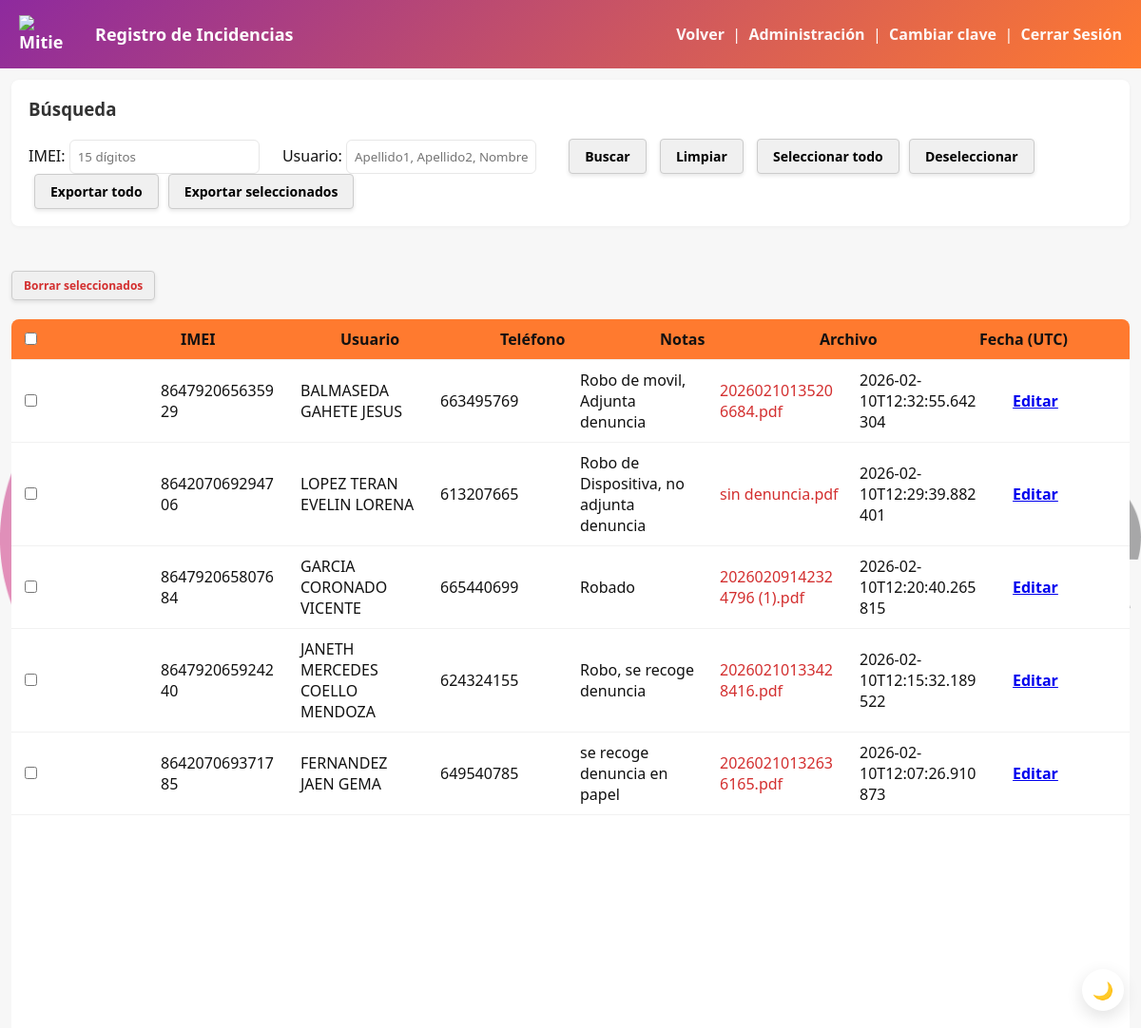
The app's page /incidents (signed in) with its own data.
### tables this page shows
CREATE TABLE incidencias (
                id INTEGER PRIMARY KEY AUTOINCREMENT,
                imei TEXT,
                usuario TEXT,
                telefono TEXT,
                notas TEXT,
                archivo_nombre TEXT,
                archivo_contenido BLOB,
                timestamp TEXT
            );

### app.py (the view)
@app.route('/incidents')
@require_permission('ver_incidencias')
def incidents():
    db = get_db()
    imei_search = request.args.get('imei', '').strip()
    usuario_search = request.args.get('usuario', '').strip()
    query = 'SELECT * FROM incidencias WHERE 1=1'
    params = []
    if imei_search:
        query += ' AND imei LIKE ?'
        params.append(f'%{imei_search}%')
    if usuario_search:
        query += ' AND usuario LIKE ?'
        params.append(f'%{usuario_search}%')
    query += ' ORDER BY timestamp DESC'
    cur = db.execute(query, params)
    incidents = cur.fetchall()
    return render_template('incidents.html', incidents=incidents, imei_search=imei_search, usuario_search=usuario_search)

### app.py (called while the page is built)
def get_db():
    db = getattr(g, '_database', None)
    if db is None:
        db = g._database = sqlite3.connect(DB_PATH)
        db.row_factory = sqlite3.Row
    return db

@login_manager.user_loader
def load_user(user_id):
    db = get_db()
    cursor = db.cursor()
    cursor.execute('SELECT id, username, rol FROM usuarios WHERE id = ? AND activo = 1', (user_id,))
    usuario = cursor.fetchone()
    if usuario:
        return User(usuario[0], usuario[1], usuario[2])
    return None

def require_permission(permiso):
    def decorator(f):
        @wraps(f)
        @login_required
        def decorated_function(*args, **kwargs):
            if not current_user.tiene_permiso(permiso):
                flash('No tienes permisos para realizar esta acción', 'error')
                return redirect(url_for('index'))
            return f(*args, **kwargs)
        return decorated_function
    return decorator

@app.teardown_appcontext
def close_connection(exception):
    db = getattr(g, '_database', None)
    if db is not None:
        db.close()

    def tiene_permiso(self, permiso):
        return permiso in ROLES_PERMISOS.get(self.rol, [])

### templates/incidents.html (shortened to what this page needs)
<!doctype html>
<html lang="es">
    <head>
        <link rel="stylesheet" href="/static/style.css">
    </head>
    <body>
        <header class="topbar">
               <h1><img src="/static/mitie_logo.png" srcset="/static/mitie_logo@2x.png 2x" class="brand-logo" alt="Mitie" width="56" decoding="async">Registro de Incidencias</h1>
            <div>
                <a class="history-link" href="/">Volver</a>
                {% if current_user.is_authenticated and current_user.tiene_permiso('administracion') %}
                  &nbsp;|&nbsp;
                  <a class="history-link" href="/administracion">Administración</a>
                {% endif %}
                &nbsp;|&nbsp;
                                {% if current_user.is_authenticated %}
                                    <a class="history-link" href="/perfil/cambiar_contrasena">Cambiar clave</a>
                                    &nbsp;|&nbsp;
                                {% endif %}
                <a class="history-link" href="/logout">Cerrar Sesión</a>
            </div>
        </header>
        <main class="container history">
            <div class="search-box">
                <h3>Búsqueda</h3>
                <form method="get" action="/incidents" style="display:inline-block;">
                    <label>IMEI: <input type="text" name="imei" value="{{ imei_search }}" pattern="\d{15}" inputmode="numeric" minlength="15" maxlength="15" placeholder="15 dígitos" title="IMEI de 15 dígitos"></label>
                    <label>Usuario: <input type="text" name="usuario" value="{{ usuario_search }}" placeholder="Apellido1, Apellido2, Nombre" title="Formato: Apellido1, Apellido2, Nombre"></label>
                    <button type="submit" style="padding:8px 16px;background:#f0f0f0;border:1px solid #ccc;border-radius:4px;cursor:pointer;box-shadow:0 2px 4px rgba(0,0,0,0.1);font-size:14px;color:#000;font-weight:bold">Buscar</button>
                    <a href="/incidents" style="margin-left:10px;padding:8px 16px;background:#f0f0f0;border:1px solid #ccc;border-radius:4px;text-decoration:none;display:inline-block;box-shadow:0 2px 4px rgba(0,0,0,0.1);font-size:14px;color:#000;font-weight:bold">Limpiar</a>
                </form>
                <button id="select-all-rows" type="button" style="margin-left:10px;padding:8px 16px;background:#f0f0f0;border:1px solid #ccc;border-radius:4px;cursor:pointer;display:inline-block;box-shadow:0 2px 4px rgba(0,0,0,0.1);font-size:14px;color:#000;font-weight:bold">Seleccionar todo</button>
                <button id="deselect-all-rows" type="button" style="margin-left:6px;padding:8px 16px;background:#f0f0f0;border:1px solid #ccc;border-radius:4px;cursor:pointer;display:inline-block;box-shadow:0 2px 4px rgba(0,0,0,0.1);font-size:14px;color:#000;font-weight:bold">Deseleccionar</button>
                <button id="export-all-btn" type="button" style="margin-left:6px;padding:8px 16px;background:#f0f0f0;border:1px solid #ccc;border-radius:4px;cursor:pointer;display:inline-block;box-shadow:0 2px 4px rgba(0,0,0,0.1);font-size:14px;color:#000;font-weight:bold" onclick="const imei = new URLSearchParams(window.location.search).get('imei'); const usuario = new URLSearchParams(window.location.search).get('usuario'); const params = new URLSearchParams(); if(imei) params.set('imei', imei); if(usuario) params.set('usuario', usuario); window.location.href = '/incidents/export?' + params.toString();">Exportar todo</button>
                <button id="export-selected-btn" type="button" style="margin-left:6px;padding:8px 16px;background:#f0f0f0;border:1px solid #ccc;border-radius:4px;cursor:pointer;display:inline-block;box-shadow:0 2px 4px rgba(0,0,0,0.1);font-size:14px;color:#000;font-weight:bold">Exportar seleccionados</button>
            </div>
            <div style="margin-top:12px">
                <button id="delete-selected-btn" type="button" style="padding:6px 12px;background:#f0f0f0;border:1px solid #ccc;border-radius:4px;cursor:pointer;display:inline-block;box-shadow:0 2px 4px rgba(0,0,0,0.1);font-size:12px;color:#d32f2f;font-weight:bold">Borrar seleccionados</button>
            </div>
            <table>
                <thead>
                    <tr>
                        <th><input type="checkbox" id="select-all"></th>
                        <th>IMEI</th>
                        <th>Usuario</th>
                        <th>Teléfono</th>
                        <th>Notas</th>
                        <th>Archivo</th>
                        <th>Fecha (UTC)</th>
                    </tr>
                </thead>
                <tbody>
                    {% for incident in incidents %}
                    <tr>
                        <td><input type="checkbox" class="row-select" value="{{ incident['id'] }}"></td>
                        <td>{{ incident['imei'] }}</td>
                        <td>{{ incident['usuario'] }}</td>
                        <td>{{ incident['telefono'] }}</td>
                        <td>{{ incident['notas'] }}</td>
                        <td><a href="/incidents/download/{{ incident['id'] }}" style="color:#d32f2f;text-decoration:none">{{ incident['archivo_nombre'] }}</a></td>
                        <td>{{ incident['timestamp'] }}</td>
                        {% if current_user.is_authenticated and current_user.tiene_permiso('administracion') %}
                        <td><a href="/incidencia/{{ incident['id'] }}/editar" class="btn small">Editar</a></td>
                        {% endif %}
                    </tr>
                    {% else %}
                    <tr><td colspan="7">No hay incidencias registradas.</td></tr>
                    {% endfor %}
                </tbody>
            </table>
        </main>
    </body>
</html>

### static/style.css (style rules this page uses)
:root { --brand-orange: #ff7a2f; --brand-magenta: #8e2a9e; --brand-gradient: linear-gradient(135deg,var(--brand-magenta),var(--brand-orange)); --brand-dark: #3b1f3f; --brand-text: #4b4b4b; --accent: var(--brand-orange); --muted: #f7f7f7; --text: #111; }
* { box-sizing:border-box;font-family:Segoe UI, Roboto, Arial, sans-serif }
body { margin:0;background:var(--muted);color:var(--text) }
.topbar { background:var(--brand-gradient);padding:16px 20px;display:flex;align-items:center;justify-content:space-between;color:#fff }
.topbar h1 { margin:0;font-size:18px;display:flex;align-items:center;gap:12px }
.brand-logo { width:56px;height:auto;display:inline-block;vertical-align:middle;margin-right:12px }
.history-link { color:rgba(255,255,255,0.95);text-decoration:none;font-weight:600 }
.container { display:flex;gap:20px;padding:24px;width:100%;margin:0;max-width:none;height:calc(100vh - 72px);box-sizing:border-box }
.search-box { background:#fff;padding:18px;border-radius:8px;margin-bottom:20px;box-shadow:0 1px 4px rgba(0,0,0,0.04) }
.search-box h3 { margin-top:0;color:#333 }
.search-box label { display:inline-block;margin-right:20px }
.search-box input { padding:8px;border:1px solid #e7e7e7;border-radius:6px;width:200px }
.search-box button { padding:8px 16px;margin-left:10px;background:#4caf50;color:white;border:none;border-radius:6px;cursor:pointer }
.btn { padding:10px 14px;border-radius:8px;border:none;cursor:pointer;font-weight:600 }
table { width:100%;border-collapse:collapse;background:#fff;border-radius:8px;overflow:hidden }
th,td { padding:10px;text-align:left;border-bottom:1px solid #f1f1f1 }
thead th { background:var(--accent) }
.history { height:100vh;display:flex;flex-direction:column;margin:0;padding:12px;max-width:none }
.history .search-box { margin-bottom:15px;flex-shrink:0 }
.history table { flex:1;overflow-y:auto;display:block }
.history thead { display:table;width:100%;table-layout:fixed;background:var(--yellow) }
.history tbody { display:block;overflow-y:auto;height:calc(100vh - 250px) }
.history tr { display:table;width:100%;table-layout:fixed }
.history th, .history td { padding:10px;text-align:left;border-bottom:1px solid #f1f1f1;word-break:break-word }
.topbar { position: relative; z-index: 2; }
main.container { position: relative; z-index: 2; }

### records on screen
incidencias: imei "864792065635929", usuario "BALMASEDA GAHETE JESUS", telefono "663495769", notas "Robo de movil, Adjunta denuncia", archivo_nombre "20260210135206684.pdf", timestamp "2026-02-10T12:32:55.642304"
incidencias: imei "864207069294706", usuario "LOPEZ TERAN EVELIN LORENA", telefono "613207665", notas "Robo de Dispositiva, no adjunta denuncia", archivo_nombre "sin denuncia.pdf", timestamp "2026-02-10T12:29:39.882401"
incidencias: imei "864792065807684", usuario "GARCIA CORONADO VICENTE", telefono "665440699", notas "Robado", archivo_nombre "20260209142324796 (1).pdf", timestamp "2026-02-10T12:20:40.265815"
incidencias: imei "864792065924240", usuario "JANETH MERCEDES COELLO MENDOZA", telefono "624324155", notas "Robo, se recoge denuncia", archivo_nombre "20260210133428416.pdf", timestamp "2026-02-10T12:15:32.189522"
incidencias: imei "864207069371785", usuario "FERNANDEZ JAEN GEMA", telefono "649540785", notas "se recoge denuncia en papel", archivo_nombre "20260210132636165.pdf", timestamp "2026-02-10T12:07:26.910873"
